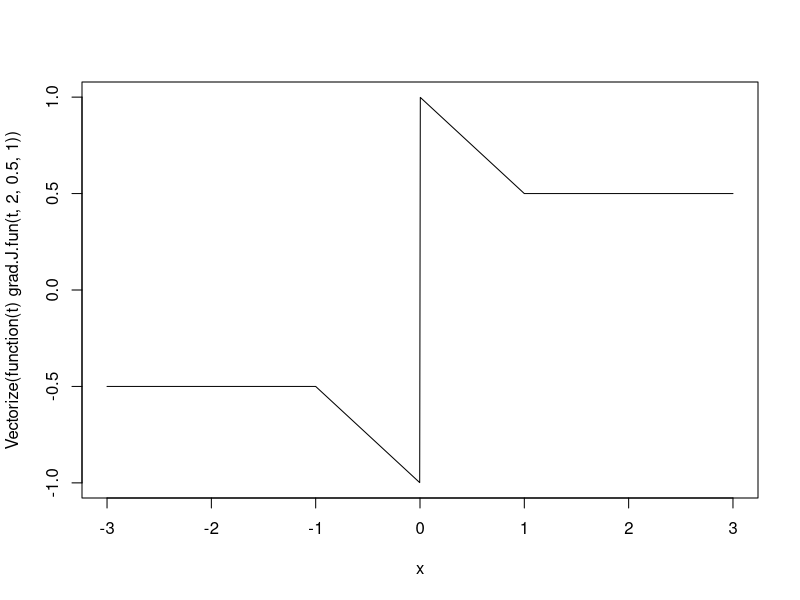
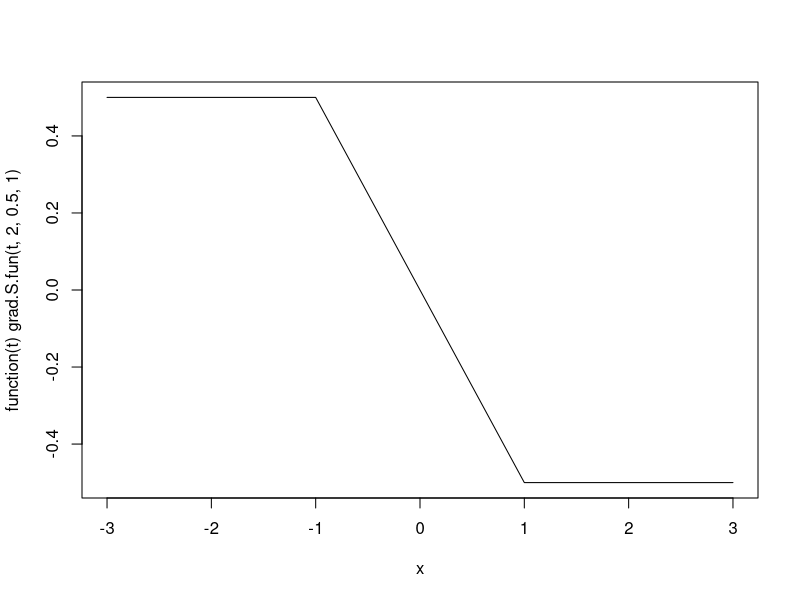

Write the R code that produced these figures, in order.
rm(list = ls())
n = 1e2; p = 1e1
x.mat = matrix(rnorm(n*p), ncol = p); b.vec = 1/(1:p)
exb.vec = exp(drop(x.mat %*% b.vec)); m.vec = exb.vec
y.vec = rpois(n, m.vec)

loss.fun = function(y.vec,x.mat,b.vec) {
  xb.vec = drop(x.mat %*% b.vec)
  ret = -sum(y.vec*xb.vec) + sum(exp(xb.vec)) + sum(log(factorial(y.vec)))
  return(ret)
}
grad.fun = function(y.vec, x.mat, b.vec) {
  exb.vec = exp(drop(x.mat %*% b.vec))
  ret = t(x.mat) %*% (-y.vec + exb.vec)
  return(ret)
}
hess.fun = function(y.vec, x.mat, b.vec) {
  exb.vec = exp(drop(x.mat %*% b.vec))
  ret = t(x.mat) %*% diag(exb.vec) %*% x.mat 
  return(ret)
}
kkt.fun <- function(g.vec, b.vec, lam, eps) {
  kkt1 = prod(abs((g.vec[b.vec != 0] + lam*sign(b.vec[b.vec != 0]))) < eps)
  kkt2 = prod(abs(g.vec[b.vec == 0]) - lam < eps)
  return(kkt1 & kkt2)
}

grad.J.fun <- function(t, a, gam, lam) (sign(t)*max(gam, lam - abs(t)/a))
plot(Vectorize(function(t) grad.J.fun(t, 2, .5, 1)), n = 1e3, -3, 3)

grad.S.fun <- function(t, a, gam, lam) {grad.J.fun(t, a, gam, lam) - lam*sign(t)}
grad.S.fun <- Vectorize(grad.S.fun, 't')
plot(function(t) grad.S.fun(t, 2, .5, 1), n = 1e3, -3, 3)

quad.lasso.fun = function(q.mat, l.vec, lam, b.vec, iter.max, eps) {
  for (iter in 1:iter.max) {
    for (j in 1:length(b.vec)) {
      a = 2*q.mat[j,j] ; b = -2*sum(q.mat[j,-j]*b.vec[-j]) - l.vec[j]
      if (abs(b) < lam) { b.vec[j] = 0
      } else {b.vec[j] = sign(b)*(abs(b) - lam)/a}
    }
    grad = 2*q.mat %*% b.vec + l.vec
    conv <- kkt.fun(grad, b.vec, lam, eps)
    if (conv) break
  }
  return(list(b.vec = b.vec, conv = conv, lam = lam))
}

mcl.fun <- function(y.vec, x.mat, b.vec, a, gam, lam, iter.max = 1e3, eps = 1e-8) {
  l <- c()
  for (iter in 1:iter.max) {
    h.mat <- hess.fun(y.vec, x.mat, b.vec) ; g.vec <- grad.fun(y.vec, x.mat, b.vec)
    q.mat <- h.mat/2 ; l.vec <- g.vec - drop(h.mat %*% b.vec) + grad.S.fun(b.vec, a, gam, lam)
    b.vec <- quad.lasso.fun(q.mat, l.vec, lam, b.vec, iter.max, eps)$b.vec # update
    g.vec <- grad.fun(y.vec, x.mat, b.vec)
    l <- c(l, loss.fun(y.vec, x.mat, b.vec))
    if (kkt.fun(g.vec + grad.S.fun(b.vec, a, gam, lam), b.vec, lam, eps)) break
    print(iter)
  }
  return(list(b.vec = b.vec, g.vec = g.vec + grad.S.fun(b.vec, a, gam, lam), par.vec = c(a, gam, lam),
              loss.vec = l))
}
test <- mcl.fun(y.vec, x.mat, b.vec, 2, .5, 1)

mcl.path.fun <- function(y.vec, x.mat, a, gam, lam.vec, iter.max = 1e3, eps = 1e-8) { # MCL with set control
  b.mat <- NULL ; b.vec <- rep(0,ncol(x.mat))
  g.vec <- grad.fun(y.vec, x.mat, b.vec)
  for (lam in lam.vec) {
    for (iter in 1:iter.max) {
      v.vec <- (abs(g.vec) >= (lam - eps)) | (b.vec != 0)
      ax.mat <- x.mat[, v.vec, drop = F] # preserve as matrix
      fit <- mcl.fun(y.vec, ax.mat, b.vec[v.vec], a, gam, lam)
      b.vec[v.vec] <- fit$b.vec
      g.vec <- grad.fun(y.vec, x.mat, b.vec)
      if (kkt.fun(g.vec + grad.S.fun(b.vec, a, gam, lam), b.vec, lam, eps)) break
    }
    b.mat <- cbind(b.mat, b.vec)
  }
  return(list(b.mat = b.mat, lam.vec = lam.vec))
}

mcl.path.fun(y.vec, x.mat, 2, 1/2, 1:3)